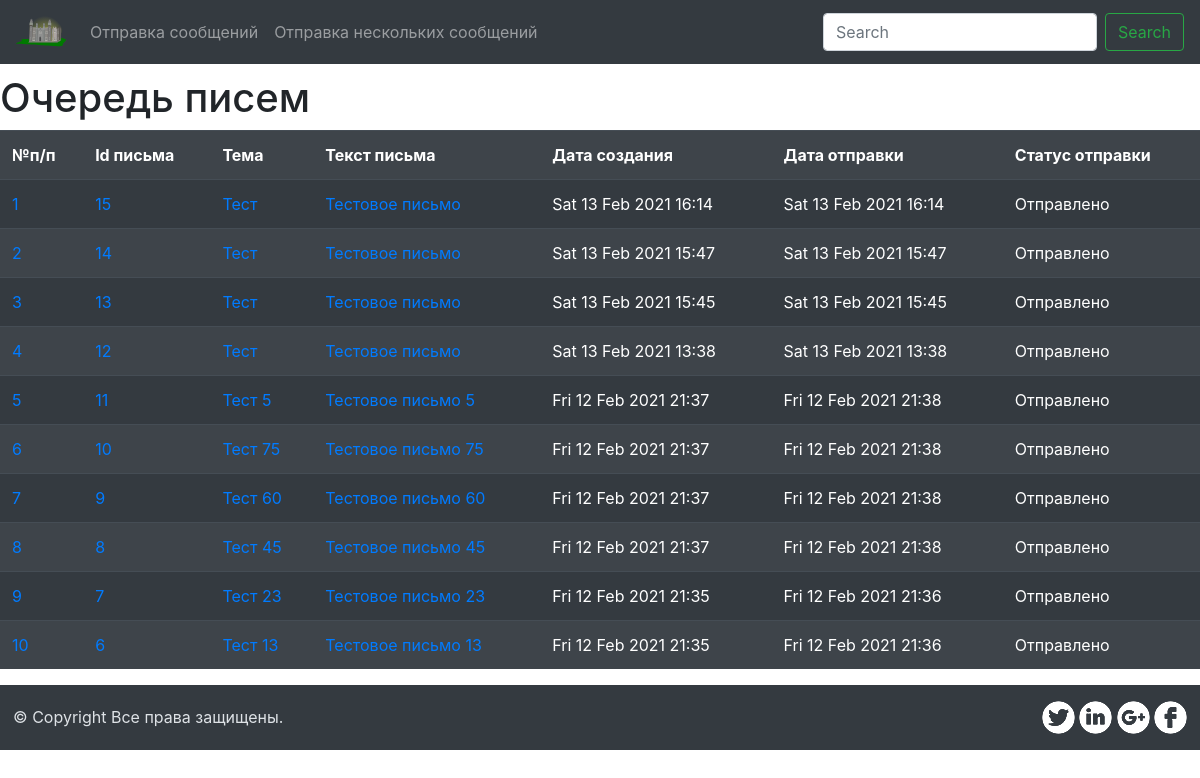
/message_list/, run on an earlier commit of the app's database.
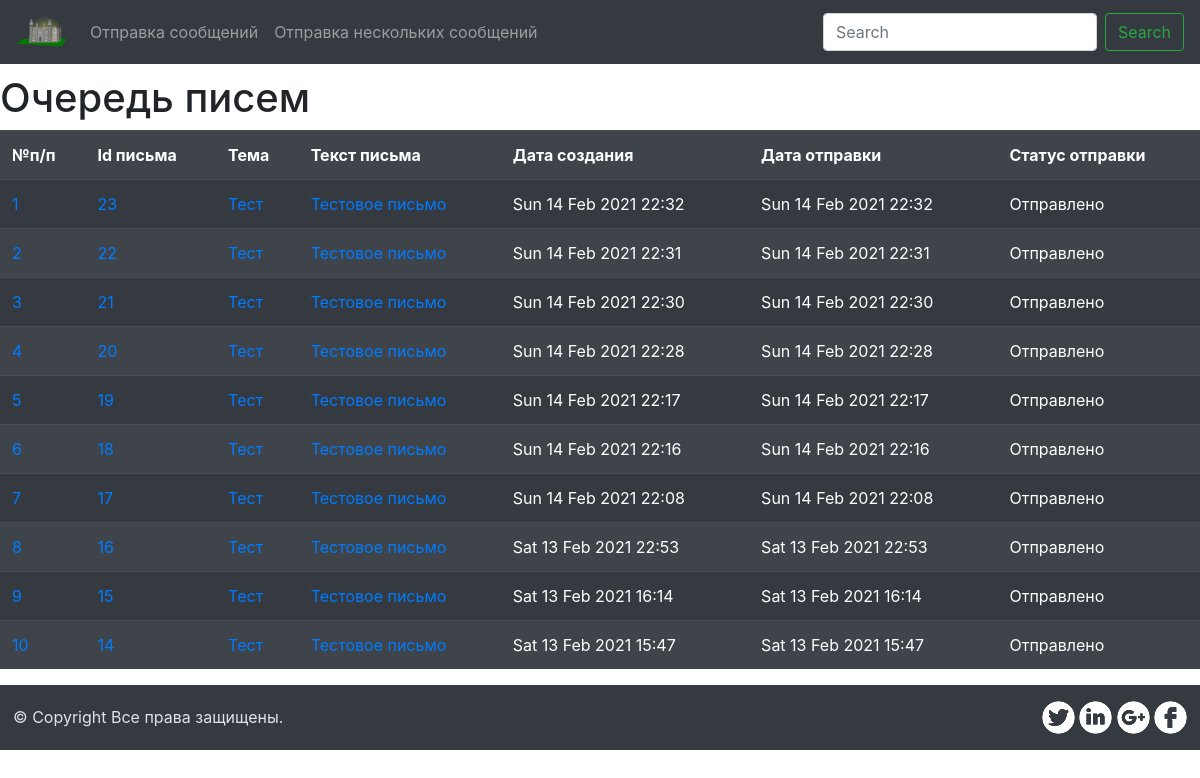
And on a later commit of the database.
### send_email/models.py (models this page shows, shortened)
class EmailMessage(models.Model):
    subject = models.CharField(max_length=255, blank=False, verbose_name="Тема письма")
    message = models.TextField(verbose_name="Текст сообщения")
    delay = models.PositiveIntegerField(verbose_name="Задержка отправки")
    to_send = models.EmailField(verbose_name="Адресат")
    create_date = models.DateTimeField(auto_now_add=True, verbose_name="Дата создания") # auto_now_add=True,
    send_date = models.DateTimeField(verbose_name="Дата отправки", default=datetime.datetime.now() + datetime.timedelta(seconds=500))
    status = models.BooleanField(verbose_name="Статус отправки", default=False)
    class Meta:
        verbose_name = "Письмо"
        verbose_name_plural = "Письма"

### send_email/views.py (the view)
# urls.py: path('message_list/', MessageList.as_view(), name="message-list"),
class MessageList(ListView):
    model = EmailMessage
    queryset = EmailMessage.objects.all().order_by('-create_date')[:10]

### send_email/templatetags/timetags.py (called while the page is built)
def sub(obj1, obj2):
    try:
        ts1 = float(obj1)
        ts2 = obj2.timestamp()
    except ValueError:
        return None
    return ts1 - ts2

### templates/send_email/emailmessage_list.html (shortened to what this page needs)
{% extends 'base.html' %}
{% block content %}
    {% load timetags %}
    {% now "U" as current_time %}
    <h1>Очередь писем</h1>
    <table class="table table-dark table-striped">
        <tr>
            <th>№п/п</th>
            <th>Id письма</th>
            <th>Тема</th>
            <th>Текст письма</th>
            <th>Дата создания</th>
            <th>Дата отправки</th>
            <th>Статус отправки</th>
        </tr>
        {% for message in object_list %}
        <tr>
            <td><a href="{{ message.pk }}/">{{ forloop.counter }}</a></td>
            <td><a href="{{ message.pk }}/">{{ message.pk }}</a></td>
            <td><a href="{{ message.pk }}/">{{ message.subject }}</a></td>
            <td><a href="{{ message.pk }}/">{{ message.message }}</a></td>
            <td>{{ message.create_date|date:"D d M Y" }} {{ message.create_date|time:"H:i" }}</td>
            <td>{{ message.send_date|date:"D d M Y" }} {{ message.send_date|time:"H:i" }}</td>
            <td>
                {% if current_time|sub:message.send_date > 0 %}
                    Отправлено
                {% else %}
                    Не отправлено
                {% endif %}
            </td>
        </tr>
        {% endfor %}
    </table>
{% endblock %}

What changed in the data, as far as the page shows it:
no longer on this page (row unchanged): EmailMessage: pk "13", subject "Тест", message "Тестовое письмо", create_date "Sat 13 Feb 2021", create_date "15:45", send_date "Sat 13 Feb 2021", send_date "15:45", shows "Отправлено"
no longer on this page (row unchanged): EmailMessage: pk "12", subject "Тест", message "Тестовое письмо", create_date "Sat 13 Feb 2021", create_date "13:38", send_date "Sat 13 Feb 2021", send_date "13:38", shows "Отправлено"
no longer on this page (row unchanged): EmailMessage: pk "11", subject "Тест 5", message "Тестовое письмо 5", create_date "Fri 12 Feb 2021", create_date "21:37", send_date "Fri 12 Feb 2021", send_date "21:38", shows "Отправлено"
no longer on this page (row unchanged): EmailMessage: pk "10", subject "Тест 75", message "Тестовое письмо 75", create_date "Fri 12 Feb 2021", create_date "21:37", send_date "Fri 12 Feb 2021", send_date "21:38", shows "Отправлено"
no longer on this page (row unchanged): EmailMessage: pk "9", subject "Тест 60", message "Тестовое письмо 60", create_date "Fri 12 Feb 2021", create_date "21:37", send_date "Fri 12 Feb 2021", send_date "21:38", shows "Отправлено"
no longer on this page (row unchanged): EmailMessage: pk "8", subject "Тест 45", message "Тестовое письмо 45", create_date "Fri 12 Feb 2021", create_date "21:37", send_date "Fri 12 Feb 2021", send_date "21:38", shows "Отправлено"
no longer on this page (row unchanged): EmailMessage: pk "7", subject "Тест 23", message "Тестовое письмо 23", create_date "Fri 12 Feb 2021", create_date "21:35", send_date "Fri 12 Feb 2021", send_date "21:36", shows "Отправлено"
no longer on this page (row unchanged): EmailMessage: pk "6", subject "Тест 13", message "Тестовое письмо 13", create_date "Fri 12 Feb 2021", create_date "21:35", send_date "Fri 12 Feb 2021", send_date "21:36", shows "Отправлено"
added EmailMessage: pk "23", subject "Тест", message "Тестовое письмо", create_date "Sun 14 Feb 2021", create_date "22:32", send_date "Sun 14 Feb 2021", send_date "22:32", shows "Отправлено"
added EmailMessage: pk "22", subject "Тест", message "Тестовое письмо", create_date "Sun 14 Feb 2021", create_date "22:31", send_date "Sun 14 Feb 2021", send_date "22:31", shows "Отправлено"
added EmailMessage: pk "21", subject "Тест", message "Тестовое письмо", create_date "Sun 14 Feb 2021", create_date "22:30", send_date "Sun 14 Feb 2021", send_date "22:30", shows "Отправлено"
added EmailMessage: pk "20", subject "Тест", message "Тестовое письмо", create_date "Sun 14 Feb 2021", create_date "22:28", send_date "Sun 14 Feb 2021", send_date "22:28", shows "Отправлено"
added EmailMessage: pk "19", subject "Тест", message "Тестовое письмо", create_date "Sun 14 Feb 2021", create_date "22:17", send_date "Sun 14 Feb 2021", send_date "22:17", shows "Отправлено"
added EmailMessage: pk "18", subject "Тест", message "Тестовое письмо", create_date "Sun 14 Feb 2021", create_date "22:16", send_date "Sun 14 Feb 2021", send_date "22:16", shows "Отправлено"
added EmailMessage: pk "17", subject "Тест", message "Тестовое письмо", create_date "Sun 14 Feb 2021", create_date "22:08", send_date "Sun 14 Feb 2021", send_date "22:08", shows "Отправлено"
added EmailMessage: pk "16", subject "Тест", message "Тестовое письмо", create_date "Sat 13 Feb 2021", create_date "22:53", send_date "Sat 13 Feb 2021", send_date "22:53", shows "Отправлено"
